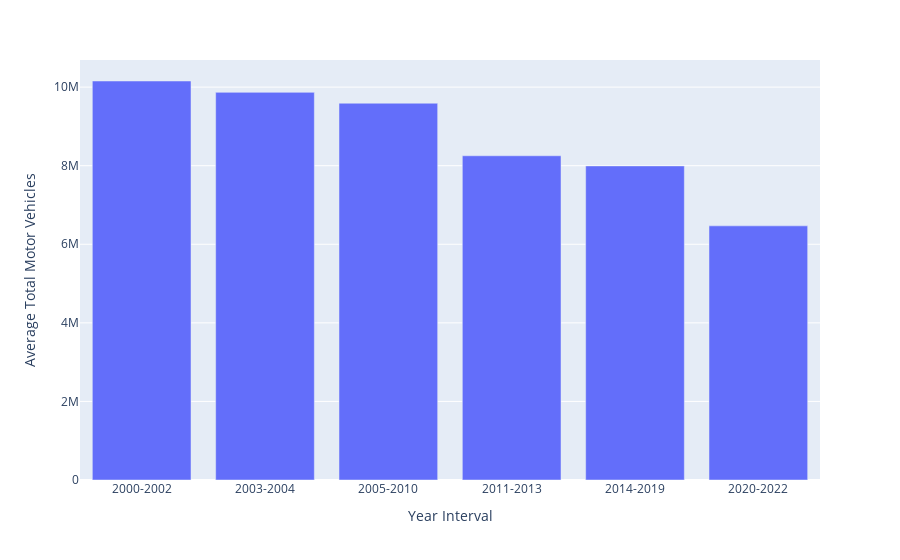

Notebook cell for this chart:
### Markdown cell above
### Interval Count of all Motor Vehicles inside the Congestion Zone between change of prices

### Code cell
df_yearly_congestion = df_congestion.groupby(["year"])["all_motor_vehicles"].sum().reset_index()

df_yearly_congestion['year_interval'] = df_yearly_congestion['year'].apply(map_to_interval)   

df_interval_congestion = df_yearly_congestion.groupby('year_interval')['all_motor_vehicles'].mean().reset_index()

fig = px.bar(df_interval_congestion, x='year_interval', y='all_motor_vehicles',
             labels={"all_motor_vehicles": "Average Total Motor Vehicles", "year_interval": "Year Interval"})

fig.show()

### Figure 1 — Plotly figure (JSON) as saved in the notebook; plotly's stock layout.template omitted (floating-point values rounded to 4 significant figures)
{"data": [{"alignmentgroup": "True", "hovertemplate": "Year Interval=%{x}<br>Average Total Motor Vehicles=%{y}<extra></extra>", "legendgroup": "", "marker": {"color": "#636efa", "pattern": {"shape": ""}}, "name": "", "offsetgroup": "", "orientation": "v", "showlegend": false, "textposition": "auto", "type": "bar", "x": ["2000-2002", "2003-2004", "2005-2010", "2011-2013", "2014-2019", "2020-2022"], "xaxis": "x", "y": [10160000.0, 9866700, 9590000.0, 8252000.0, 7994000.0, 6469000.0], "yaxis": "y"}], "layout": {"barmode": "relative", "legend": {"tracegroupgap": 0}, "margin": {"t": 60}, "xaxis": {"anchor": "y", "domain": [0, 1], "title": {"text": "Year Interval"}}, "yaxis": {"anchor": "x", "domain": [0, 1], "title": {"text": "Average Total Motor Vehicles"}}}}
